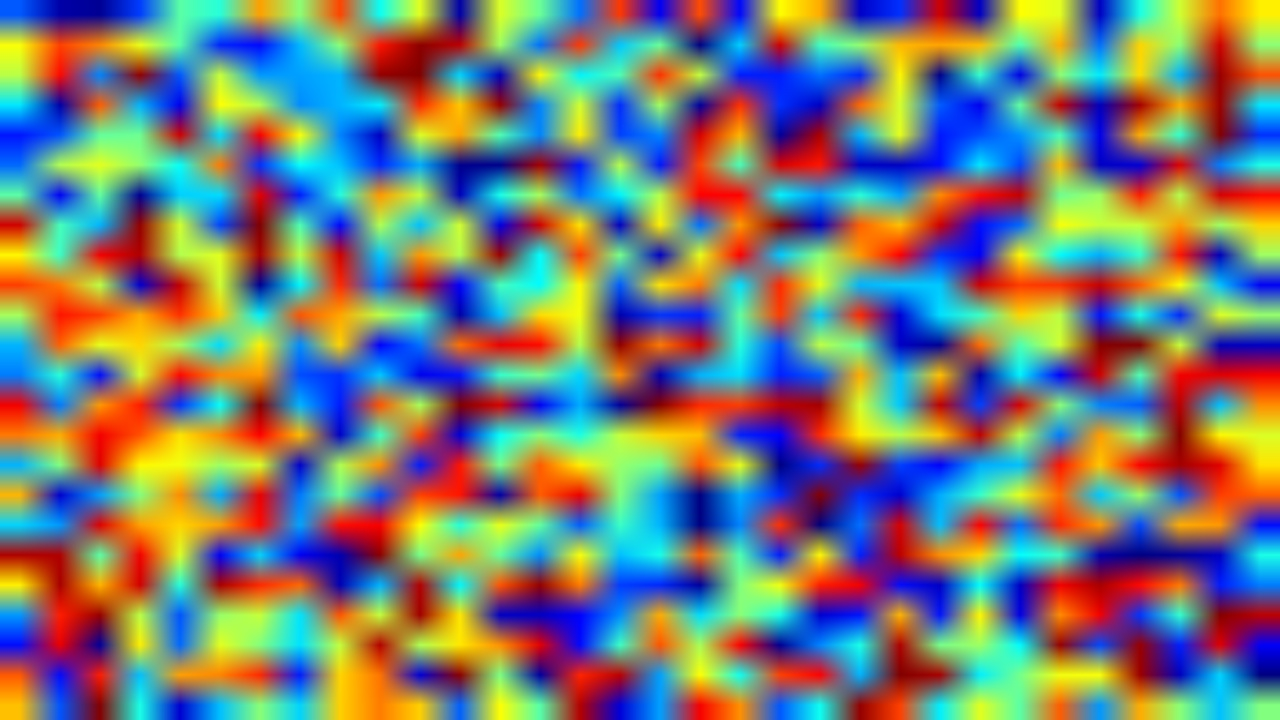
#> input picture mlx90640_test/yolov5/test_image/thermal_output.jpg, 1280 x 720 px, found by its file name
$ python calc_temp.py
#> lines starting #> are read from the running program, lines starting #| are printed output that depends on the picture
from PIL import Image
import numpy as np
import serial
import time
import csv
from datetime import datetime
import random

# Baca gambar termal
image = Image.open("/home/ayualr/mlx90640_test/yolov5/hasil/exp/crops/Human/thermal_output.jpg")
#> image is the input picture: PIL image 1280x720 RGB; mean R, G, B 121.6, 125.5, 116.9

# Konversi gambar ke array NumPy
thermal_array = np.array(image)

# Konversi gambar ke skala abu-abu
gray_image = image.convert("L")
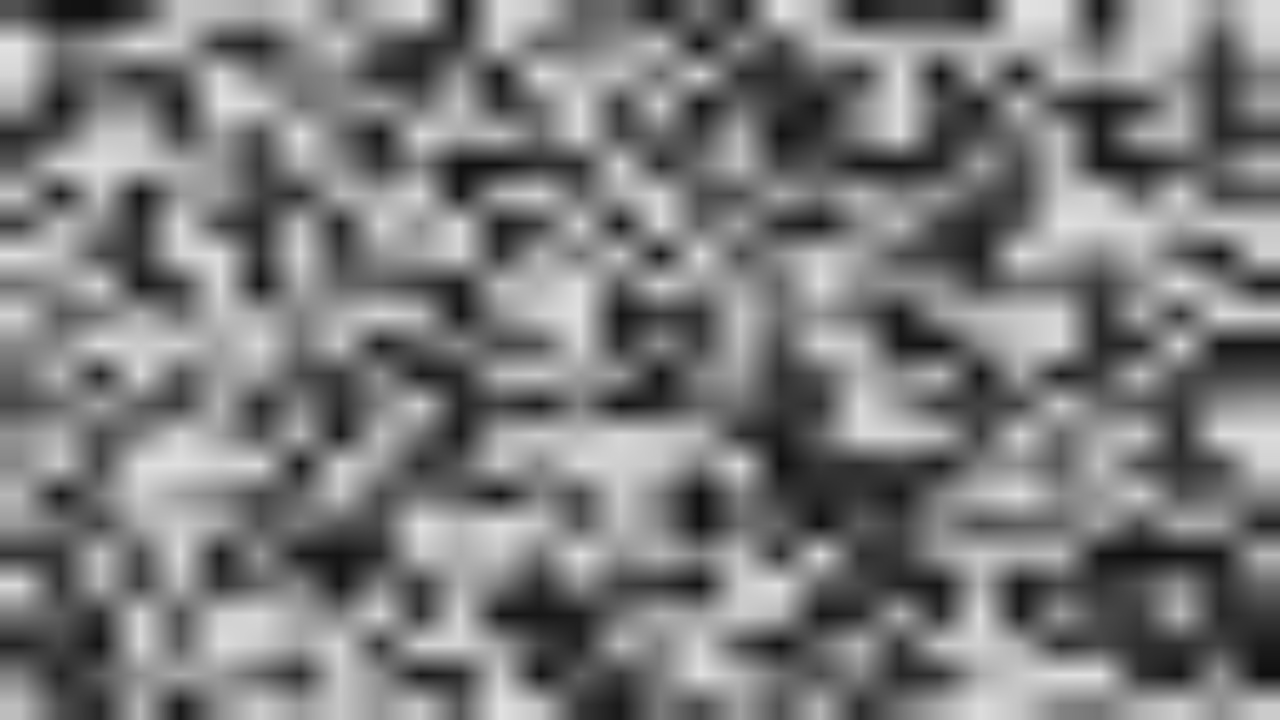
#> gray_image: PIL image 1280x720 L; min 15, max 226, mean 123.3

# Ekstraksi suhu dari palet jet
temperature_array = np.array(gray_image)

# Menentukan rentang suhu yang terkait dengan palet jet (sesuaikan dengan palet jet yang digunakan)
min_temperature = -10
max_temperature = 40

# Menghitung suhu tertinggi dalam Celcius
suhu_tertinggi_celcius = (temperature_array.max() / 255) * (max_temperature - min_temperature) + min_temperature
#> suhu_tertinggi_celcius = 34.31

# Cetak suhu tertinggi dalam Celcius
print("Suhu tertinggi: {:.2f}°C".format(suhu_tertinggi_celcius))
#| Suhu tertinggi: 34.31°C

# Membaca suhu AC saat ini dari Arduino
suhu_ac = 24 # suhu ac initial value
ac_change_time = time.strftime("%M")
if ac_change_time[-1] == '0':
    if suhu_tertinggi_celcius > 33 :
        suhu_ac -= 1
        if suhu_ac < 16 :
            suhu_ac = 16
    else :
        suhu_ac += 1
        if suhu_ac > 30 :
            suhu_ac = 30
#suhu_ac = 25 #ser.readline().decode().strip()
print("Suhu AC saat ini:", suhu_ac)

# Inisialisasi koneksi Serial dengan Arduino
ser = serial.Serial('/dev/ttyUSB0', 9600)  # Ganti '/dev/ttyUSB0' dengan port USB yang sesuai dan 9600 dengan baud rate yang sesuai
print("Configure serial port")

# Delay singkat untuk memastikan koneksi Serial terbentuk
time.sleep(2)

# Mengirimkan suhu tertinggi ke Arduino
#> (the run stopped early here; a loop or call above may not have finished)
